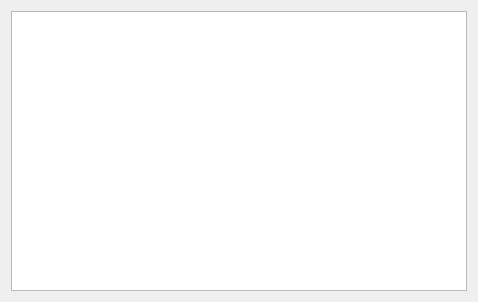
<?xml version="1.0" encoding="UTF-8"?>
<ui version="4.0">
 <class>Widget</class>
 <widget class="QWidget" name="Widget">
  <property name="geometry">
   <rect>
    <x>0</x>
    <y>0</y>
    <width>478</width>
    <height>302</height>
   </rect>
  </property>
  <property name="windowTitle">
   <string>Widget</string>
  </property>
  <layout class="QVBoxLayout" name="verticalLayout">
   <item>
    <widget class="QListWidget" name="listWidget"/>
   </item>
  </layout>
 </widget>
 <resources/>
 <connections/>
</ui>
